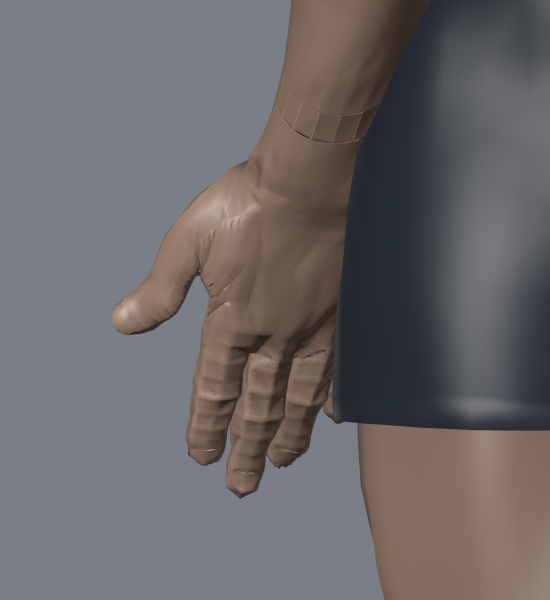
#> input picture HIGH_DETAIL_MESH_WORK/renders_v11_hand_cleanup/open_hand_review_baseline_hand_back.png, 1100 x 1200 px, given in place of open_hand_review_baseline_hand.png, which was not available (shown at 1/2 size)
$ python make_v11_hand_review_sheets.py
#> lines starting #> are read from the running program, lines starting #| are printed output that depends on the picture; pictures that were not available may be replaced by others from this repository, and a replacement may not be noted
"""Produce matched V10/V11 hand comparison boards from identical pose/camera renders.

The V10 board script with the V11 folder and labels: the baseline row is V10,
the row V11 is meant to improve on.
"""
from pathlib import Path
from PIL import Image,ImageDraw,ImageFont

R=Path(__file__).resolve().parents[1]/'renders_v11_hand_cleanup'
def first_font(*paths):
    for path in paths:
        try: return ImageFont.truetype(path,28)
        except OSError: pass
    return ImageFont.load_default()
font=first_font('C:/Windows/Fonts/arial.ttf','/usr/share/fonts/truetype/dejavu/DejaVuSans.ttf')

sets={
 'V11_V10_OPEN_HAND_COMPARISON.jpg': [('Open palm','open_hand_review','hand'),('Back','open_hand_review','hand_back'),('Thumb-index web','open_hand_review','hand_web')],
 'V11_V10_CLOSED_FIST_COMPARISON.jpg': [('Palm','closed_fist_review','hand'),('Back','closed_fist_review','hand_back'),('Side','closed_fist_review','hand_side')],
 'V11_V10_EXERCISE_HAND_COMPARISON.jpg': [('Curl grip','dumbbell_bicep_curl_bottom','hand'),('Push-up contact','push_up_bottom','hand'),('Pull-up grip','pull_up_peak','hand')],
}
for name,views in sets.items():
    w,h=550,600
    board=Image.new('RGB',(w*len(views),h*2+82),(23,27,32))
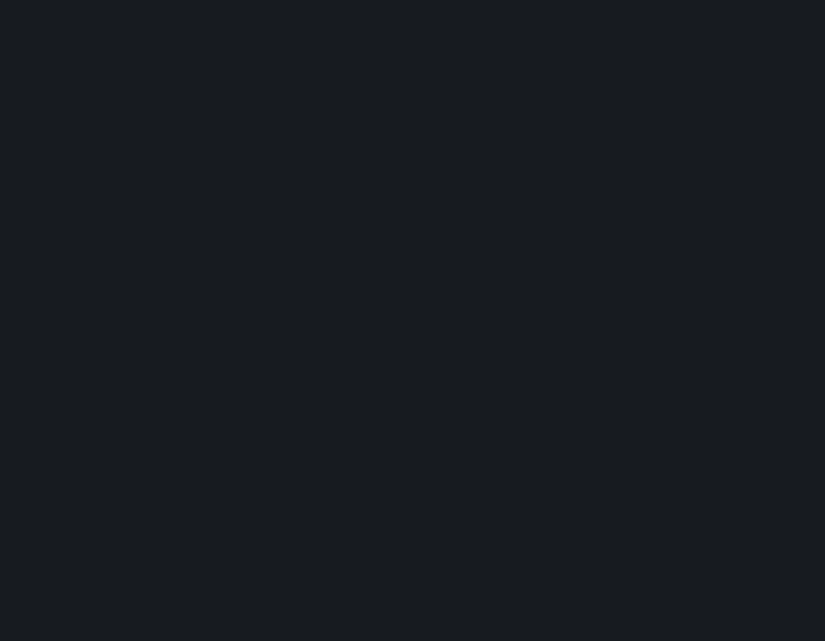
#> board: PIL image 1650x1282 RGB (shown at 1/2 size); mean R, G, B 23, 27, 32
    draw=ImageDraw.Draw(board)
    for col,(title,pose,view) in enumerate(views):
        draw.text((col*w+14,7),title,fill=(245,245,245),font=font)
        for row,kind in enumerate(('baseline','candidate')):
            src=R/f'{pose}_{kind}_{view}.png'
            with Image.open(src) as im:
#> im is the input picture: PIL image 1100x1200 RGBA; mean R, G, B, A 106.6, 104.2, 105.7, 255
                board.paste(im.convert('RGB').resize((w,h),Image.Resampling.LANCZOS),(col*w,42+row*h))
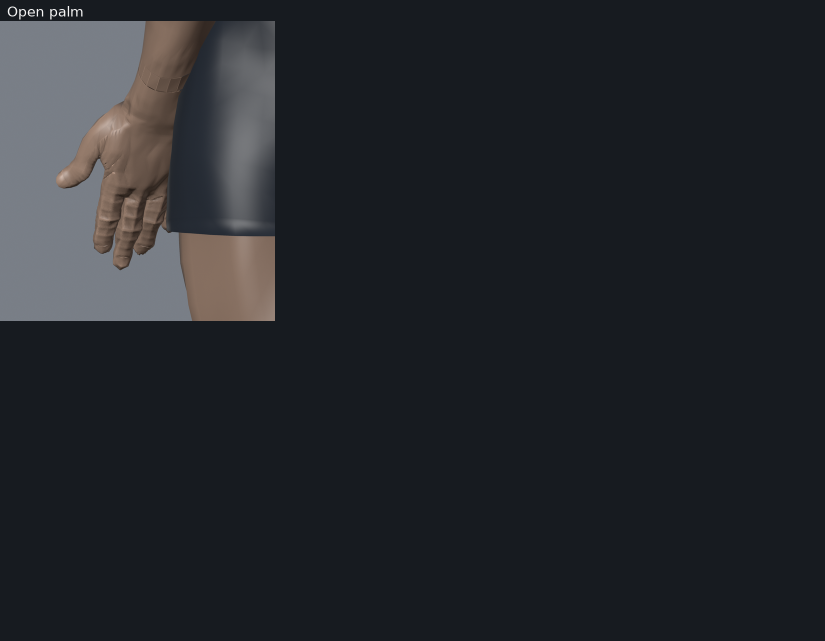
#> board: PIL image 1650x1282 RGB (shown at 1/2 size); mean R, G, B 36.1, 39.1, 43.6
#> (the run stopped early here; a loop or call above may not have finished)

$ run again, on HIGH_DETAIL_MESH_WORK/renders_v11_hand_cleanup/open_hand_review_candidate_hand_web.png
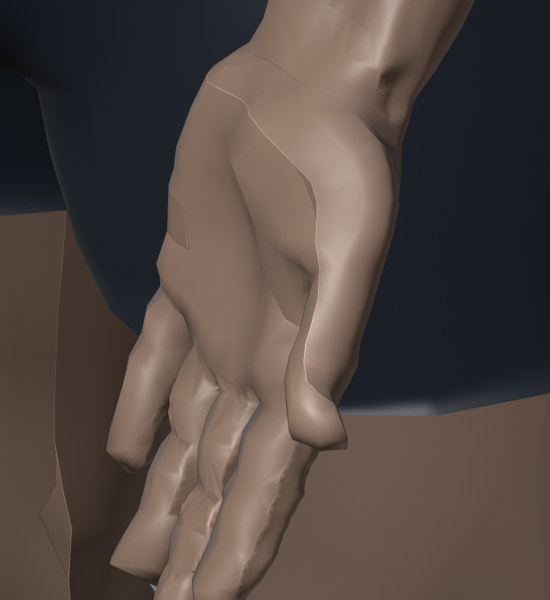
#> input picture HIGH_DETAIL_MESH_WORK/renders_v11_hand_cleanup/open_hand_review_candidate_hand_web.png, 1100 x 1200 px, given in place of open_hand_review_baseline_hand.png, which was not available (shown at 1/2 size)
#> im is the input picture: PIL image 1100x1200 RGBA; mean R, G, B, A 82.7, 71.6, 66.3, 255
#> `board.paste(im.convert('RGB').resize((w,h),Image.Resampling.LANCZOS),(..`:
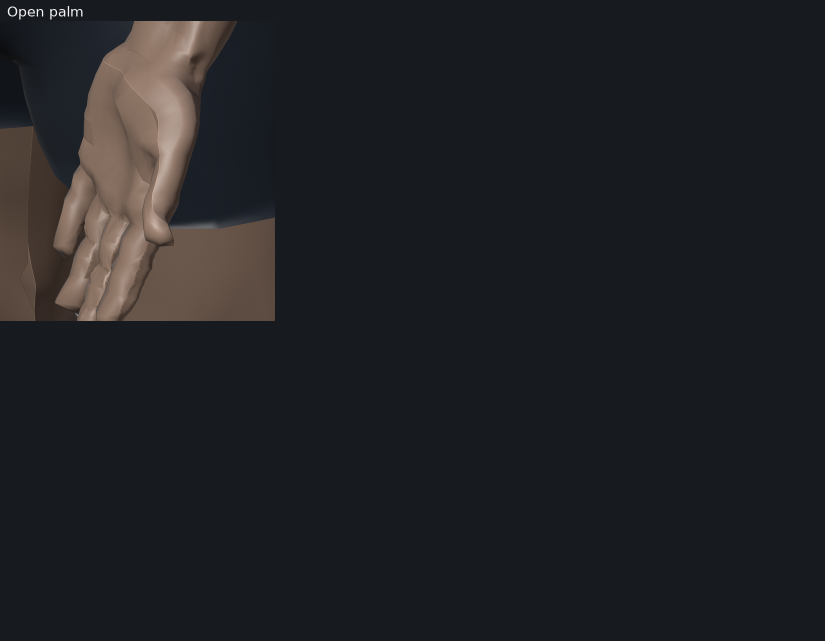
#> board: PIL image 1650x1282 RGB (shown at 1/2 size); mean R, G, B 32.4, 34.1, 37.4
